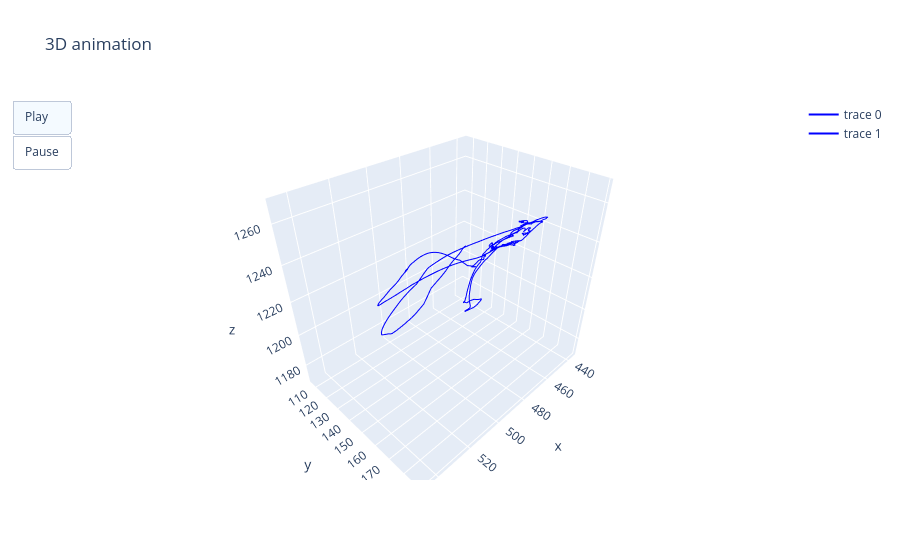

The code cell stored with this chart in its notebook:
### Markdown cell above
## [ML Briefs 3] Animation on 3D scatter

### Code cell
# Generate curve data

xm = np.min(ts_sensor_x) - 1.5
xM = np.max(ts_sensor_x) + 1.5
ym = np.min(ts_sensor_y) - 1.5
yM = np.max(ts_sensor_y) + 1.5
zm = np.min(ts_sensor_z) - 1.5
zM = np.max(ts_sensor_z) + 1.5

# Create figure
fig = go.Figure(
    data=[go.Scatter3d(x=ts_sensor_x, y=ts_sensor_y, z=ts_sensor_z,
                     mode="lines",
                     line=dict(width=2, color="blue")),
          go.Scatter3d(x=ts_sensor_x, y=ts_sensor_y, z=ts_sensor_z,
                     mode="lines",
                     line=dict(width=2, color="blue"))
                     ],
    layout=go.Layout(
        xaxis=dict(range=[xm, xM], autorange=False, zeroline=False),
        yaxis=dict(range=[ym, yM], autorange=False, zeroline=False),
        #zaxis=dict(range=[zm, zM], autorange=False, zeroline=False),
        title_text="3D animation", hovermode="closest",
        updatemenus=
            [dict(type="buttons",
                          buttons=[dict(label="Play",
                                        method="animate",
                                        args=[None]),
                                     dict(
                    label="Pause",
                    method="animate",
                    args=[
                        None,
                        {
                            "frame": {"duration": 0, "redraw": False},
                            "mode": "immediate"
                        }
                    ]
                )   
                                        ]
                ),
            ]
            ),
    frames=[go.Frame(
        data=[go.Scatter3d(
            x=[ts_sensor_xx[k]],
            y=[ts_sensor_yy[k]],
            z=[ts_sensor_zz[k]],
            mode="markers",
            marker=dict(color="red", size=4))],
    )
        for k in range(N)
        ]
)
#fig.write_html("output.html", include_plotlyjs='cdn')
fig.show()

### Figure 1 — Plotly figure (JSON) as saved in the notebook; plotly's stock layout.template omitted (floating-point values rounded to 4 significant figures; data arrays with more than 128 entries replaced by an {"elided": "..."} marker saying what was removed)
{"data": [{"line": {"color": "blue", "width": 2}, "mode": "lines", "type": "scatter3d", "x": {"elided": "4001 float values"}, "y": {"elided": "4001 float values"}, "z": {"elided": "4001 float values"}}, {"line": {"color": "blue", "width": 2}, "mode": "lines", "type": "scatter3d", "x": {"elided": "4001 float values"}, "y": {"elided": "4001 float values"}, "z": {"elided": "4001 float values"}}], "layout": {"hovermode": "closest", "title": {"text": "3D animation"}, "updatemenus": [{"buttons": [{"args": [null], "label": "Play", "method": "animate"}, {"args": [null, {"frame": {"duration": 0, "redraw": false}, "mode": "immediate"}], "label": "Pause", "method": "animate"}], "type": "buttons"}], "xaxis": {"autorange": false, "range": [435.0, 547.3], "zeroline": false}, "yaxis": {"autorange": false, "range": [105.5, 190.4], "zeroline": false}}}
